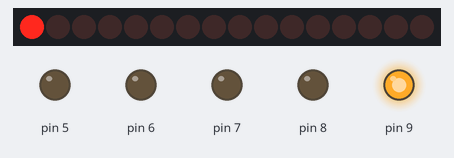
Bench run of a sketch on a simulated Arduino Uno, built with avr-gcc and run on an emulated ATmega328P. On the bench: 16 shift-register outputs drawn as a row of LEDs (first output left, lit = HIGH), output pins drawn as LEDs (lit = HIGH). Wiring (inferred from the names in the program): 2 × shift register (74HC595): data pin 2; shift clock pin 4; latch pin 3. Wiring (inferred from the signals the program sends): row of LEDs: on Q0, Q1, Q2, Q3, Q4, Q5, Q6, Q7, Q8, Q9, Q10, Q11, Q12, Q13, Q14, Q15. Pins used as bus, display or sensor lines are not drawn.

Above: at 0.6 s.
At 1.8 s:
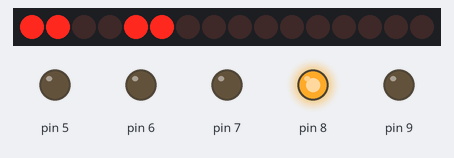
At 4.2 s:
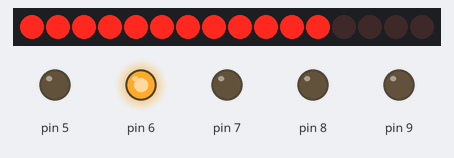
At 10.4 s:
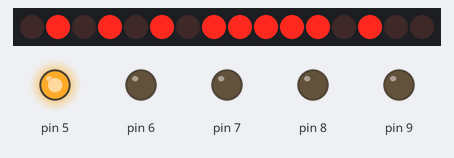
At 19.1 s:
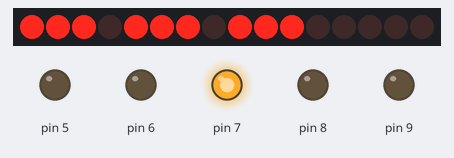
Timing chart, 0 to 20.9 s (numbered marks = the images above):
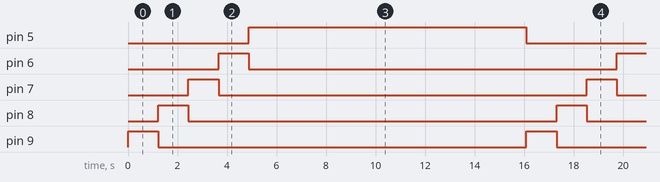

Measured:
- by itself, pin 5: alternates HIGH for 11.2 s and LOW for 4.9 s
- by itself, pin 6–9: alternates HIGH for 1.2 s and LOW for 14.9 s
- by itself, everything shown: repeats every 16.1 s, in 15 steps

The sketch:

sketch_jun22a.ino
```cpp
/*
int latchPin = 3;
int clockPin = 4;
int dataPin = 2;
int z,temp,count,counter;
char received=0;
int i;
int wut=4;


void FloorControl(int z);

int num[10]={0x6996,0x6666,0xF696,0xF77F,0x2FAA,0xE1EF,0x69E8,0x119F,0x77EE,0x1796}; //0~9
void setup() {
  Serial.begin(9600);
  pinMode(latchPin, OUTPUT);
  pinMode(clockPin, OUTPUT);
  pinMode(dataPin, OUTPUT);
  pinMode(5, OUTPUT);
  pinMode(6, OUTPUT);
  pinMode(7, OUTPUT);
  pinMode(8, OUTPUT);
  pinMode(9, OUTPUT);
  digitalWrite(5, HIGH); // 4
  digitalWrite(6, LOW); // 3
  digitalWrite(7, LOW); // 2
  digitalWrite(8, LOW); // 1
  digitalWrite(9, LOW); // 0
}

void loop() {

for(i=0; i<10; i++){
   for(z=0; z<5; z++){
    digitalWrite(latchPin, LOW);
    shiftOut(dataPin, clockPin, MSBFIRST, (        (((num[i]&0x000F)>>z)&0x000F)  + (((num[i]&0x00F0)>>z)&0x00F0) + (((num[i]&0x0F00)>>z)&0x0F00)   +    (( (num[i]&0xF000)>>z)&0xF000)                       )>>8);
    shiftOut(dataPin, clockPin, MSBFIRST, (        (((num[i]&0x000F)>>z)&0x000F)  + (((num[i]&0x00F0)>>z)&0x00F0) + (((num[i]&0x0F00)>>z)&0x0F00)   +    (( (num[i]&0xF000)>>z)&0xF000)                       ));
    FloorControl(4-z);
    digitalWrite(latchPin, HIGH);
    delay(1000);
   }
}

}

void FloorControl(int z){
  int temp, count;
  if(z>=0 && z<=4){
    temp=9-z;
    digitalWrite(temp, HIGH);
    for(count=0; count<4; count++){
      if(--temp==4)
      temp+=5;
      digitalWrite(temp, LOW);
    }
  }
}*/


int latchPin = 3;
int clockPin = 4;
int dataPin = 2;
int enable = 10;
int count;
int i, z;
int num[10]={0x6996,0x6666,0xF696,0xF77F,0x2FAA,0xE1EF,0x69E8,0x119F,0x77EE,0x1796}; //0~9


void setup() {
  pinMode(latchPin, OUTPUT);
  pinMode(clockPin, OUTPUT);
  pinMode(dataPin, OUTPUT);
  pinMode(5, OUTPUT);
  pinMode(6, OUTPUT);
  pinMode(7, OUTPUT);
  pinMode(8, OUTPUT);
  pinMode(9, OUTPUT);
  pinMode(enable, OUTPUT);
  digitalWrite(5, HIGH); // 4
  digitalWrite(6, LOW); // 3
  digitalWrite(7, LOW); // 2
  digitalWrite(8, LOW); // 1
  digitalWrite(9, LOW); // 0
  digitalWrite(enable, LOW); // enable
}

void loop() {
    FloorControl(0);
    for(count=0; count<1000; count++){
    digitalWrite(latchPin, LOW);
    digitalWrite(enable, LOW);
    shiftOut(dataPin, clockPin, MSBFIRST, 1>>8);
    shiftOut(dataPin, clockPin, MSBFIRST, 1);
    digitalWrite(latchPin, HIGH);
    delay(1);
    digitalWrite(enable, HIGH);
    }

    FloorControl(1);
    for(count=0; count<1000; count++){
    digitalWrite(latchPin, LOW);
    digitalWrite(enable, LOW);
    shiftOut(dataPin, clockPin, MSBFIRST, (1+2 + 16+32)>>8);
    shiftOut(dataPin, clockPin, MSBFIRST, (1+2 + 16+32));
    digitalWrite(latchPin, HIGH);
    delay(1);
    digitalWrite(enable, HIGH);
    }


    FloorControl(2);
    for(count=0; count<1000; count++){
    digitalWrite(latchPin, LOW);
    digitalWrite(enable, LOW);
    shiftOut(dataPin, clockPin, MSBFIRST, (1+2+4 + 16+32+64 + 256+512+1024)>>8);
    shiftOut(dataPin, clockPin, MSBFIRST, (1+2+4 + 16+32+64 + 256+512+1024));
    digitalWrite(latchPin, HIGH);
    delay(1);
    digitalWrite(enable, HIGH);
    }


    FloorControl(3);
    for(count=0; count<1000; count++){
    digitalWrite(latchPin, LOW);
    digitalWrite(enable, LOW);
    shiftOut(dataPin, clockPin, MSBFIRST, (1+2+4+8 + 16+32+64+128 + 256+512+1024+2048)>>8);
    shiftOut(dataPin, clockPin, MSBFIRST, (1+2+4+8 + 16+32+64+128 + 256+512+1024+2048));
    digitalWrite(latchPin, HIGH);
    delay(1);
    digitalWrite(enable, HIGH);
    }

    FloorControl(4);
    for(count=0; count<1000; count++){
    digitalWrite(latchPin, LOW);
    digitalWrite(enable, LOW);
    shiftOut(dataPin, clockPin, MSBFIRST, (1+2+4+8 + 16+32+64+128 + 256+512+1024+2048 + 256*16+512*16+1024*16+2048*16)>>8);
    shiftOut(dataPin, clockPin, MSBFIRST, (1+2+4+8 + 16+32+64+128 + 256+512+1024+2048 + 256*16+512*16+1024*16+2048*16));
    digitalWrite(latchPin, HIGH);
    delay(1);
    digitalWrite(enable, HIGH);
    }

    for(i=0; i<10; i++){
    digitalWrite(latchPin, LOW);
    digitalWrite(enable, LOW); // ?
    shiftOut(dataPin, clockPin, MSBFIRST, (        (((num[i]&0x000F)>>z)&0x000F)  + (((num[i]&0x00F0)>>z)&0x00F0) + (((num[i]&0x0F00)>>z)&0x0F00)   +    (( (num[i]&0xF000)>>z)&0xF000)                       )>>8);
    shiftOut(dataPin, clockPin, MSBFIRST, (        (((num[i]&0x000F)>>z)&0x000F)  + (((num[i]&0x00F0)>>z)&0x00F0) + (((num[i]&0x0F00)>>z)&0x0F00)   +    (( (num[i]&0xF000)>>z)&0xF000)                       ));
    digitalWrite(latchPin, HIGH);
    delay(1000);
    digitalWrite(enable, HIGH); // ?
   }


}

void FloorControl(int z){
  int temp, count;
  if(z>=0 && z<=4){
    temp=9-z;
    digitalWrite(temp, HIGH);
    for(count=0; count<4; count++){
      if(--temp==4)
      temp+=5;
      digitalWrite(temp, LOW);
    }
  }
}
```
